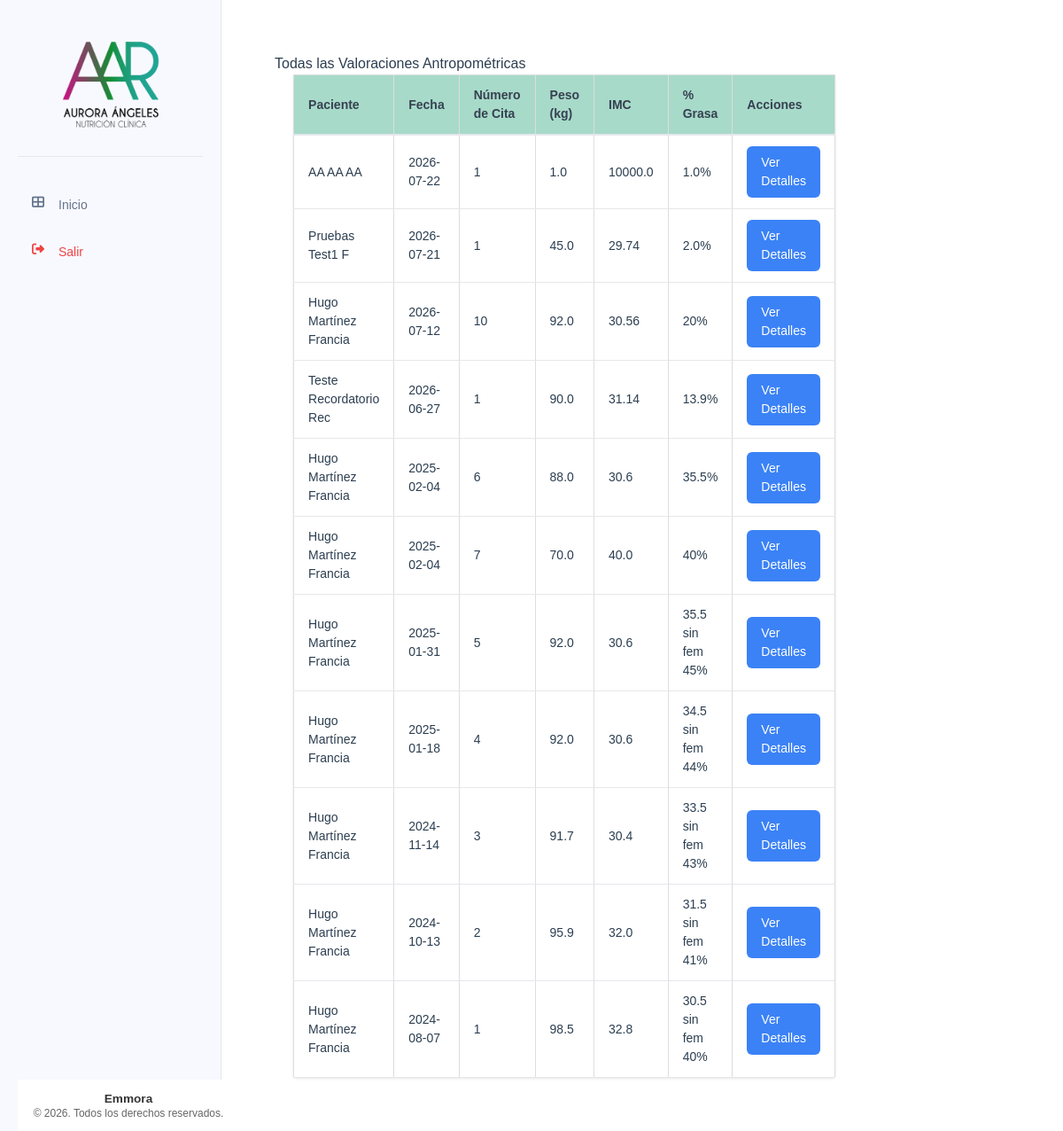
The app's page /valoraciones/, older data.
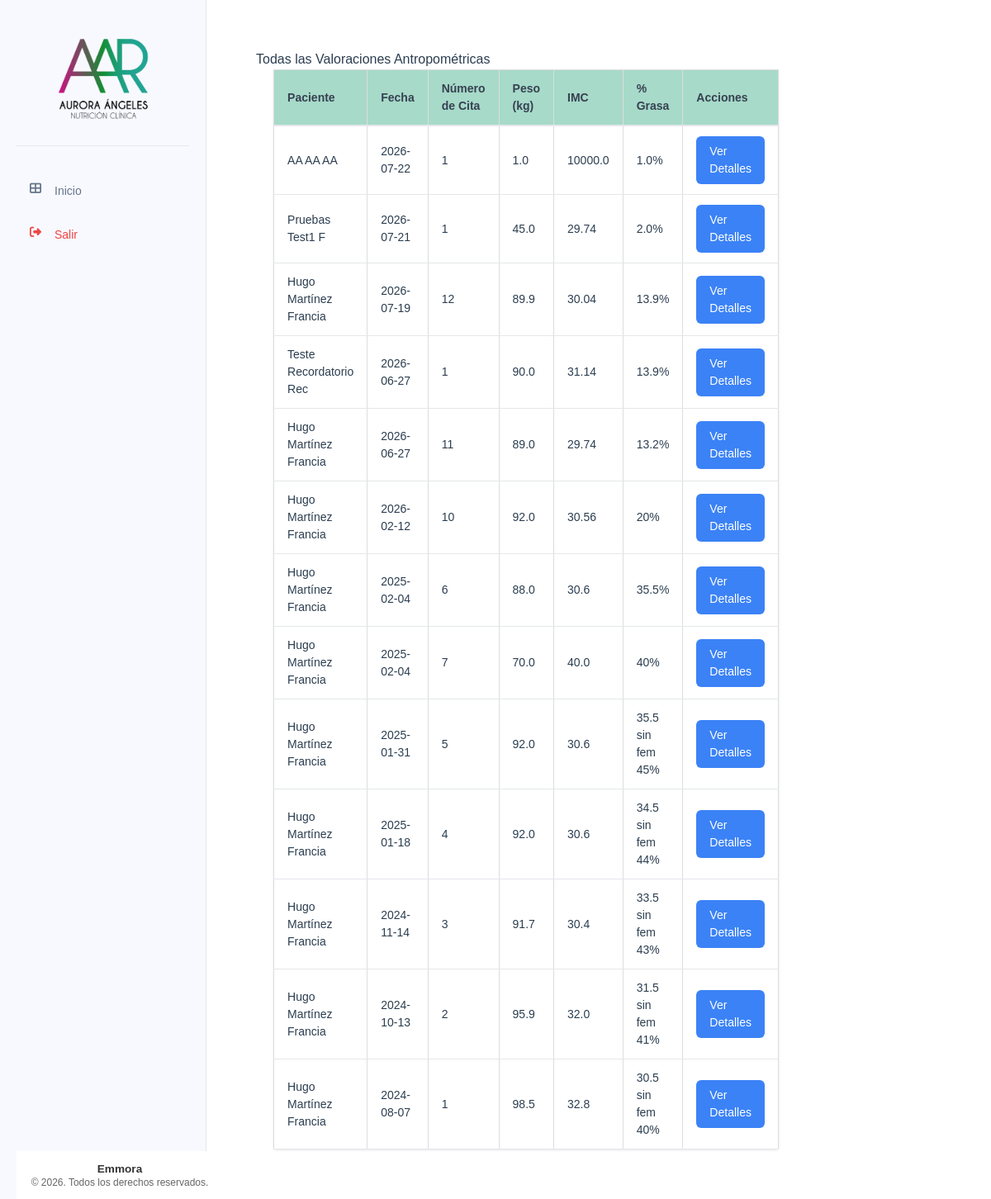
The same page, newer data.
### tables this page shows
CREATE TABLE valoracion_antropometrica (
    id INTEGER PRIMARY KEY AUTOINCREMENT,
    paciente_id INTEGER NOT NULL,
    numero_cita INTEGER NOT NULL,
    fecha DATE NOT NULL,
    estatura FLOAT NOT NULL,
    peso FLOAT NOT NULL,
    imc FLOAT NOT NULL,
    grasa FLOAT NOT NULL,
    cintura FLOAT NOT NULL,
    torax FLOAT NOT NULL,
    brazo FLOAT NOT NULL,
    cadera FLOAT NOT NULL,
    pierna FLOAT NOT NULL,
    pantorrilla FLOAT NOT NULL,
    tension_arterial TEXT NOT NULL,
    frecuencia_cardiaca INTEGER NOT NULL,
    bicep FLOAT NOT NULL,
    tricep FLOAT NOT NULL,
    suprailiaco FLOAT NOT NULL,
    subescapular FLOAT NOT NULL,
    femoral FLOAT,
    porcentaje_grasa TEXT NOT NULL,
    --porcentaje_grasa_fem FLOAT NOT NULL,
    ultima_dieta TEXT,
    FOREIGN KEY (paciente_id) REFERENCES pacientes (id)
);

CREATE TABLE pacientes (
    id INTEGER PRIMARY KEY AUTOINCREMENT,
    nombre TEXT NOT NULL,
    apellido_paterno TEXT NOT NULL,
    apellido_materno TEXT NOT NULL,
    fecha_nacimiento DATE NOT NULL,
    telefono TEXT NOT NULL,
    correo TEXT UNIQUE NOT NULL,
    ciudad TEXT NOT NULL,
    fecha_registro TIMESTAMP DEFAULT CURRENT_TIMESTAMP,
    status TEXT NOT NULL DEFAULT 'activo' CHECK (status IN ('activo', 'inactivo'))
);

### app/controllers/valoracion_antropometrica.py (the view)
@valoracion.route('/')
def todas_valoraciones():
    valoraciones = ValoracionAntropometrica.obtener_todas()
    return render_template('valoraciones/todas_valoraciones.html', valoraciones=valoraciones)

### app/db.py (called while the page is built)
def get_db():
    if 'db' not in g:
        try:
            db_path = os.environ.get('DATABASE_URL', 'pacientes.db')
            g.db = sqlite3.connect(
                db_path,
                detect_types=sqlite3.PARSE_DECLTYPES
            )
            g.db.row_factory = sqlite3.Row
        except sqlite3.Error as e:
            logger.error(f"Error crítico al conectar con la base de datos SQLite: {e}")
            raise e
    return g.db

def query_db(query, args=(), one=False):
    try:
        cur = get_db().execute(query, args)
        rv = cur.fetchall()
        cur.close()
        return (rv[0] if rv else None) if one else rv
    except sqlite3.Error as e:
        logger.error(f"Error al ejecutar query: {query}. Args: {args}. Detalle: {e}")
        raise e

### app/models/valoracion_antropometrica.py (called while the page is built)
    @staticmethod
    def obtener_todas():
        return query_db('''
            SELECT va.*, p.nombre, p.apellido_paterno, p.apellido_materno
            FROM valoracion_antropometrica va
            JOIN pacientes p ON va.paciente_id = p.id
            ORDER BY va.fecha DESC
        ''')

### app/templates/valoraciones/todas_valoraciones.html (shortened to what this page needs)
{% extends "base/base.html" %}
{% block content %}
<div class="valoracion-container">
    <h2>Todas las Valoraciones Antropométricas</h2>
    <table class="table">
        <thead>
            <tr>
                <th class="table__header">Paciente</th>
                <th class="table__header">Fecha</th>
                <th class="table__header">Número de Cita</th>
                <th class="table__header">Peso (kg)</th>
                <th class="table__header">IMC</th>
                <th class="table__header">% Grasa</th>
                <th class="table__header">Acciones</th>
            </tr>
        </thead>
        <tbody>
            {% for valoracion in valoraciones %}
            <tr>
                <td class="table__cell">{{ valoracion['nombre'] }} {{ valoracion['apellido_paterno'] }} {{ valoracion['apellido_materno'] }}</td>
                <td class="table__cell">{{ valoracion['fecha'] }}</td>
                <td class="table__cell">{{ valoracion['numero_cita'] }}</td>
                <td class="table__cell">{{ valoracion['peso'] }}</td>
                <td class="table__cell">{{ valoracion['imc'] }}</td>
                <td class="table__cell">{{ valoracion['porcentaje_grasa'] }}%</td>
                <td class="table__cell">
                    <a href="{{ url_for('valoracion.lista_valoraciones', paciente_id=valoracion['paciente_id']) }}" class="action-button">Ver Detalles</a>
                </td>
            </tr>
            {% endfor %}
        </tbody>
    </table>
</div>
{% endblock %}

Row changes from the older to the newer data that the page shows:
added valoracion_antropometrica: nombre "Hugo", apellido_paterno "Martínez", apellido_materno "Francia", fecha "2026-07-19", numero_cita "12", peso "89.9", imc "30.04", porcentaje_grasa "13.9"
shown differently, row unchanged: valoracion_antropometrica "Teste": moves up the list
added valoracion_antropometrica: nombre "Hugo", apellido_paterno "Martínez", apellido_materno "Francia", fecha "2026-06-27", numero_cita "11", peso "89.0", imc "29.74", porcentaje_grasa "13.2"
changed valoracion_antropometrica (number 6 of 13 on the later page): fecha "2026-07-12" → "2026-02-12"
